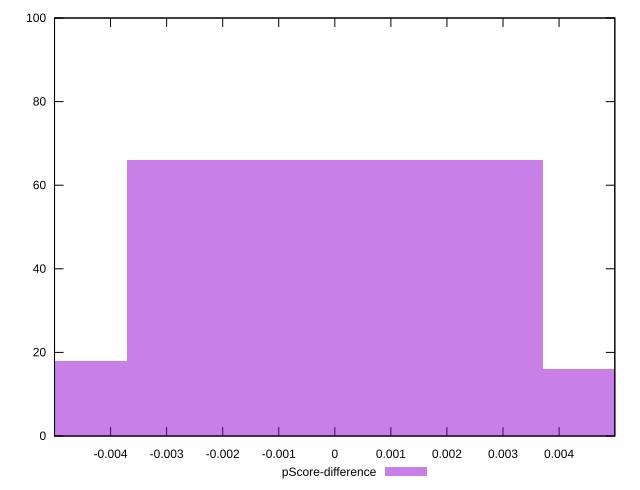

Generate this figure with gnuplot:
reset

$pScoreDifference <<EOF
0.0074250792809993985 16
-0.0074250792809993985 18
0 66
EOF

set key outside below
set boxwidth 0.0074250792809993985
set xrange [-0.004998866644340419:0.004994441096028118]
set yrange [0:100]
set trange [0:100]
set style fill transparent solid 0.5 noborder
set terminal svg size 640, 490 enhanced background rgb 'white'
set output "report_00019_2021-02-10T18-14-37.922Z//interactive/samples/pages+cached/pScore-difference/histogram.svg"

plot $pScoreDifference title "pScore-difference" with boxes

reset
